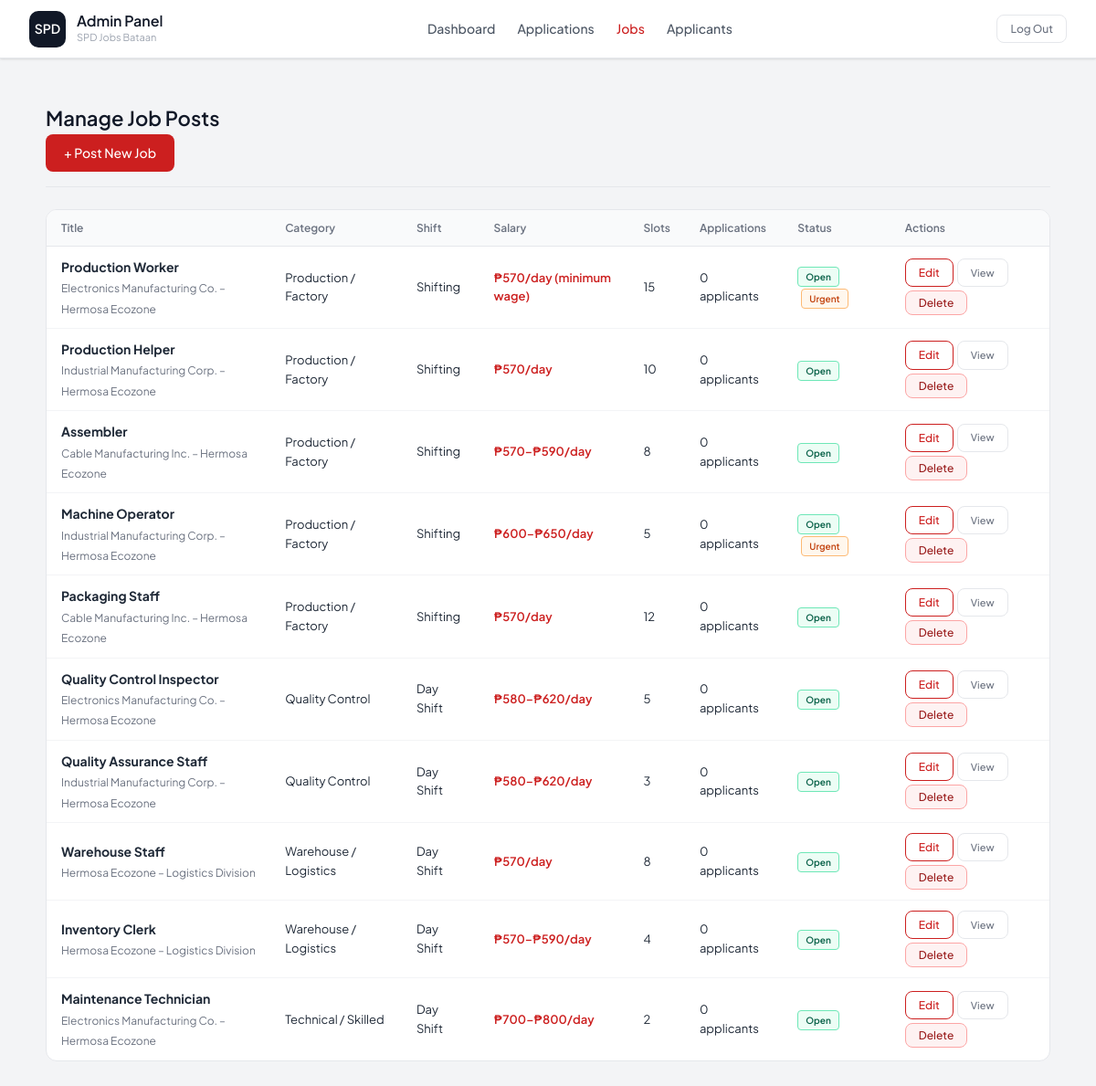
The page /admin/jobs.php (signed in) on the database its author committed.
### tables this page shows
CREATE TABLE jobs (
    id INT AUTO_INCREMENT PRIMARY KEY,
    category_id INT,
    title VARCHAR(150) NOT NULL,
    company VARCHAR(150),
    location VARCHAR(200) DEFAULT 'Hermosa Ecozone, Bataan',
    shift ENUM('Day Shift','Night Shift','Shifting','Any') DEFAULT 'Shifting',
    employment_type ENUM('Contract','Project-based','Regular') DEFAULT 'Contract',
    salary_min DECIMAL(10,2),
    salary_max DECIMAL(10,2),
    salary_display VARCHAR(100),
    slots INT DEFAULT 1,
    description TEXT,
    responsibilities TEXT,
    requirements TEXT,
    benefits TEXT,
    experience_required TINYINT(1) DEFAULT 0,
    accepts_fresh_grad TINYINT(1) DEFAULT 1,
    is_urgent TINYINT(1) DEFAULT 0,
    is_featured TINYINT(1) DEFAULT 0,
    status ENUM('open','closed','paused') DEFAULT 'open',
    deadline DATE,
    created_by INT,
    created_at TIMESTAMP DEFAULT CURRENT_TIMESTAMP,
    updated_at TIMESTAMP DEFAULT CURRENT_TIMESTAMP ON UPDATE CURRENT_TIMESTAMP,
    FOREIGN KEY (category_id) REFERENCES job_categories(id) ON DELETE SET NULL,
    FOREIGN KEY (created_by) REFERENCES admins(id) ON DELETE SET NULL
);

CREATE TABLE job_categories (
    id INT AUTO_INCREMENT PRIMARY KEY,
    name VARCHAR(100) NOT NULL,
    description TEXT,
    created_at TIMESTAMP DEFAULT CURRENT_TIMESTAMP
);

### admin/jobs.php (the view, shortened to what this page needs)
<?php
$db = getDB();
$editJob = null;
$showForm = isset($_GET['action']) && $_GET['action']==='new' || $editJob;
$jobs = $db->query("SELECT j.*, c.name as cat_name, COUNT(a.id) as app_count FROM jobs j LEFT JOIN job_categories c ON j.category_id=c.id LEFT JOIN applications a ON j.id=a.job_id GROUP BY j.id ORDER BY j.created_at DESC");
$categories = $db->query("SELECT * FROM job_categories ORDER BY name");
?>
<!DOCTYPE html>
<html lang="en">
<head>
    <link rel="stylesheet" href="<?= SITE_URL ?>/assets/css/style.css">
</head>
<body>
<nav class="navbar">
    <div class="nav-logo">
        <div class="nav-logo-box" style="background:var(--gray-900);"><span>SPD</span></div>
        <div><div class="nav-brand-name">Admin Panel</div><div class="nav-brand-sub">SPD Jobs Bataan</div></div>
    </div>
    <div class="nav-links">
        <a href="index.php">Dashboard</a>
        <a href="applications.php">Applications</a>
        <a href="jobs.php" style="color:var(--red);">Jobs</a>
        <a href="users.php">Applicants</a>
    </div>
    <a href="logout.php" class="btn btn-sm" style="border:1px solid var(--gray-200);color:var(--gray-500);font-size:12px;">Log Out</a>
</nav>
<div class="container page-wrap">
    <?php if ($showForm): ?>
    <div class="page-header">
        <h1><?= $editJob ? 'Edit Job Post' : 'Create New Job Post' ?></h1>
        <a href="jobs.php" class="btn btn-secondary">← Back to Job List</a>
    </div>
    <form method="POST">
        <input type="hidden" name="action" value="save_job">
        <input type="hidden" name="job_id" value="<?= $editJob['id'] ?? 0 ?>">
        <div class="card">
            <div class="form-section-title">Basic Information</div>
            <div class="form-grid">
                <div class="form-group">
                    <label class="form-label">Job Title <span class="required">*</span></label>
                    <input type="text" name="title" class="form-control" value="<?= htmlspecialchars($editJob['title'] ?? '') ?>" required>
                </div>
                <div class="form-group">
                    <label class="form-label">Company / Deployment Site</label>
                    <input type="text" name="company" class="form-control" value="<?= htmlspecialchars($editJob['company'] ?? '') ?>" placeholder="e.g. Hermosa Ecozone — Electronics Mfg.">
                </div>
                <div class="form-group">
                    <label class="form-label">Category</label>
                    <select name="category_id" class="form-control">
                        <option value="">Select category</option>
                        <?php $categories->data_seek(0); while ($cat = $categories->fetch_assoc()): ?>
                            <option value="<?= $cat['id'] ?>" <?= ($editJob['category_id'] ?? 0)==$cat['id']?'selected':'' ?>><?= htmlspecialchars($cat['name']) ?></option>
                        <?php endwhile; ?>
                    </select>
                </div>
                <div class="form-group">
                    <label class="form-label">Number of Slots</label>
                    <input type="number" name="slots" class="form-control" value="<?= $editJob['slots'] ?? 1 ?>" min="1">
                </div>
                <div class="form-group">
                    <label class="form-label">Shift</label>
                    <select name="shift" class="form-control">
                        <?php foreach(['Day Shift','Night Shift','Shifting','Any'] as $s): ?>
                            <option value="<?=$s?>" <?= ($editJob['shift']??'')==$s?'selected':'' ?>><?=$s?></option>
                        <?php endforeach; ?>
                    </select>
                </div>
                <div class="form-group">
                    <label class="form-label">Employment Type</label>
                    <select name="employment_type" class="form-control">
                        <?php foreach(['Contract','Project-based','Regular'] as $t): ?>
                            <option value="<?=$t?>" <?= ($editJob['employment_type']??'')==$t?'selected':'' ?>><?=$t?></option>
                        <?php endforeach; ?>
                    </select>
                </div>
                <div class="form-group">
                    <label class="form-label">Min Salary (₱/day)</label>
                    <input type="number" name="salary_min" class="form-control" value="<?= $editJob['salary_min'] ?? '' ?>" step="0.01">
                </div>
                <div class="form-group">
                    <label class="form-label">Max Salary (₱/day)</label>
                    <input type="number" name="salary_max" class="form-control" value="<?= $editJob['salary_max'] ?? '' ?>" step="0.01">
                </div>
                <div class="form-group form-full">
                    <label class="form-label">Salary Display Text</label>
                    <input type="text" name="salary_display" class="form-control" value="<?= htmlspecialchars($editJob['salary_display'] ?? '') ?>" placeholder="e.g. ₱570/day (minimum wage)">
                </div>
                <div class="form-group">
                    <label class="form-label">Application Deadline</label>
                    <input type="date" name="deadline" class="form-control" value="<?= $editJob['deadline'] ?? '' ?>">
                </div>
                <div class="form-group">
                    <label class="form-label">Status</label>
                    <select name="status" class="form-control">
                        <option value="open" <?= ($editJob['status']??'open')=='open'?'selected':'' ?>>Open</option>
                        <option value="closed" <?= ($editJob['status']??'')=='closed'?'selected':'' ?>>Closed</option>
                        <option value="paused" <?= ($editJob['status']??'')=='paused'?'selected':'' ?>>Paused</option>
                    </select>
                </div>
            </div>
            <div style="display:flex;gap:1.5rem;flex-wrap:wrap;margin-top:0.75rem;">
                <label style="display:flex;align-items:center;gap:6px;font-size:14px;cursor:pointer;">
                    <input type="checkbox" name="experience_required" <?= !empty($editJob['experience_required'])?'checked':'' ?>> Experience Required
                </label>
                <label style="display:flex;align-items:center;gap:6px;font-size:14px;cursor:pointer;">
                    <input type="checkbox" name="accepts_fresh_grad" <?= ($editJob['accepts_fresh_grad']??1)?'checked':'' ?>> Accepts Fresh Graduates
                </label>
                <label style="display:flex;align-items:center;gap:6px;font-size:14px;cursor:pointer;">
                    <input type="checkbox" name="is_urgent" <?= !empty($editJob['is_urgent'])?'checked':'' ?>> Urgent Hiring
                </label>
                <label style="display:flex;align-items:center;gap:6px;font-size:14px;cursor:pointer;">
                    <input type="checkbox" name="is_featured" <?= !empty($editJob['is_featured'])?'checked':'' ?>> Featured on Homepage
                </label>
            </div>
        </div>
        <div class="card">
            <div class="form-section-title">Job Description</div>
            <div class="form-group mb-2"><label class="form-label">Description</label><textarea name="description" class="form-control" rows="4" placeholder="Brief description of the job..."><?= htmlspecialchars($editJob['description'] ?? '') ?></textarea></div>
            <div class="form-group mb-2"><label class="form-label">Responsibilities (one per line, use • bullet)</label><textarea name="responsibilities" class="form-control" rows="5"><?= htmlspecialchars($editJob['responsibilities'] ?? '') ?></textarea></div>
            <div class="form-group mb-2"><label class="form-label">Requirements (one per line, use • bullet)</label><textarea name="requirements" class="form-control" rows="5"><?= htmlspecialchars($editJob['requirements'] ?? '') ?></textarea></div>
            <div class="form-group"><label class="form-label">Benefits (one per line)</label><textarea name="benefits" class="form-control" rows="4"><?= htmlspecialchars($editJob['benefits'] ?? '') ?></textarea></div>
        </div>
        <div class="flex justify-end gap-2 mt-2">
            <a href="jobs.php" class="btn btn-secondary">Cancel</a>
            <button type="submit" class="btn btn-primary"><?= $editJob ? 'Update Job Post' : 'Create Job Post' ?></button>
        </div>
    </form>
    <?php else: ?>
    <div class="page-header">
        <h1>Manage Job Posts</h1>
        <a href="jobs.php?action=new" class="btn btn-primary">+ Post New Job</a>
    </div>
    <div class="table-wrap">
        <table class="data-table">
            <thead><tr><th>Title</th><th>Category</th><th>Shift</th><th>Salary</th><th>Slots</th><th>Applications</th><th>Status</th><th>Actions</th></tr></thead>
            <tbody>
            <?php while ($job = $jobs->fetch_assoc()): ?>
            <tr>
                <td><strong><?= htmlspecialchars($job['title']) ?></strong><br><span class="text-xs text-muted"><?= htmlspecialchars($job['company']) ?></span></td>
                <td class="text-sm"><?= htmlspecialchars($job['cat_name'] ?? '—') ?></td>
                <td class="text-sm"><?= $job['shift'] ?></td>
                <td class="text-sm" style="color:var(--red);font-weight:600;"><?= htmlspecialchars($job['salary_display']) ?></td>
                <td class="text-sm"><?= $job['slots'] ?></td>
                <td class="text-sm"><?= $job['app_count'] ?> applicant<?= $job['app_count']!=1?'s':'' ?></td>
                <td>
                    <?php if ($job['status']=='open'): ?><span class="badge badge-open">Open</span>
                    <?php elseif($job['status']=='closed'): ?><span class="badge" style="background:#FEF2F2;color:#991B1B;border:1px solid #FCA5A5;">Closed</span>
                    <?php else: ?><span class="badge" style="background:var(--amber-light);color:#92620A;border:1px solid #FDE68A;">Paused</span><?php endif; ?>
                    <?php if ($job['is_urgent']): ?><span class="badge badge-urgent" style="margin-left:4px;">Urgent</span><?php endif; ?>
                </td>
                <td>
                    <div class="action-btns">
                        <a href="jobs.php?edit=<?= $job['id'] ?>" class="btn btn-sm btn-secondary">Edit</a>
                        <a href="../job-detail.php?id=<?= $job['id'] ?>" target="_blank" class="btn btn-sm" style="border:1px solid var(--gray-200);color:var(--gray-500);font-size:11px;">View</a>
                        <form method="POST" style="display:inline;" onsubmit="return confirm('Delete this job post? This will also delete all applications for it.');">
                            <button type="submit" class="btn btn-sm btn-danger">Delete</button>
                        </form>
                    </div>
                </td>
            </tr>
            <?php endwhile; ?>
            </tbody>
        </table>
    </div>
    <?php endif; ?>
</div>
</body>
</html>

### assets/css/style.css (style rules this page uses)
:root { --red: #CC1F1F; --red-dark: #8B1414; --red-mid: #E24B4A; --red-light: #FCEBEB; --red-lighter: #FEF2F2; --white: #FFFFFF; --gray-50: #F9FAFB; --gray-100: #F3F4F6; --gray-200: #E5E7EB; --gray-300: #D1D5DB; --gray-400: #9CA3AF; --gray-500: #6B7280; --gray-600: #4B5563; --gray-700: #374151; --gray-800: #1F2937; --gray-900: #111827; --green: #059669; --green-light: #ECFDF5; --amber: #D97706; --amber-light: #FFFBEB; --blue: #2563EB; --blue-light: #EFF6FF; --purple: #7C3AED; --purple-light: #F5F3FF; --radius: 12px; --radius-sm: 8px; --shadow: 0 1px 3px rgba(0,0,0,0.08), 0 1px 2px rgba(0,0,0,0.05); --shadow-md: 0 4px 6px rgba(0,0,0,0.07), 0 2px 4px rgba(0,0,0,0.05); }
*,*::before,*::after { box-sizing: border-box; margin: 0; padding: 0; }
html { scroll-behavior: smooth; }
body { font-family: 'Plus Jakarta Sans', sans-serif; background: var(--gray-100); color: var(--gray-800); font-size: 15px; line-height: 1.6; min-height: 100vh; }
a { color: var(--red); text-decoration: none; }
.navbar { background: var(--white); border-bottom: 1px solid var(--gray-200); padding: 0 2rem; display: flex; align-items: center; justify-content: space-between; height: 64px; position: sticky; top: 0; z-index: 100; box-shadow: var(--shadow); }
.nav-logo { display: flex; align-items: center; gap: 12px; }
.nav-logo-box { width: 40px; height: 40px; background: var(--red); border-radius: 10px; display: flex; align-items: center; justify-content: center; }
.nav-logo-box span { color: var(--white); font-weight: 600; font-size: 14px; }
.nav-brand-name { font-weight: 600; font-size: 16px; color: var(--gray-900); line-height: 1.2; }
.nav-brand-sub { font-size: 11px; color: var(--gray-400); }
.nav-links { display: flex; align-items: center; gap: 24px; }
.nav-links a { font-size: 14px; color: var(--gray-600); font-weight: 500; }
.btn { display: inline-flex; align-items: center; justify-content: center; gap: 6px; padding: 9px 20px; border-radius: var(--radius-sm); font-size: 14px; font-weight: 500; cursor: pointer; border: none; transition: all 0.15s; font-family: inherit; }
.btn-primary { background: var(--red); color: var(--white); }
.btn-secondary { background: var(--white); color: var(--red); border: 1.5px solid var(--red); }
.btn-sm { padding: 5px 14px; font-size: 12px; }
.btn-danger { background: #FEF2F2; color: #991B1B; border: 1px solid #FCA5A5; }
.container { max-width: 1100px; margin: 0 auto; padding: 0 1.5rem; }
.badge { display: inline-block; font-size: 10px; font-weight: 600; padding: 2px 8px; border-radius: 4px; }
.badge-urgent { background: #FFF7ED; color: #C2410C; border: 1px solid #FDBA74; }
.badge-open { background: var(--green-light); color: #065F46; border: 1px solid #6EE7B7; }
.table-wrap { border-radius: var(--radius); border: 1px solid var(--gray-200); overflow: hidden; background: var(--white); }
table.data-table { width: 100%; border-collapse: collapse; font-size: 14px; }
table.data-table th { padding: 10px 16px; text-align: left; font-size: 12px; font-weight: 600; color: var(--gray-500); background: var(--gray-50); border-bottom: 1px solid var(--gray-200); }
table.data-table td { padding: 11px 16px; border-bottom: 1px solid var(--gray-100); vertical-align: middle; }
table.data-table tr:last-child td { border-bottom: none; }
.page-header { padding: 1.5rem 0 1rem; margin-bottom: 1.5rem; border-bottom: 1px solid var(--gray-200); }
.page-header h1 { font-size: 22px; font-weight: 600; color: var(--gray-900); }
.text-muted { color: var(--gray-500); }
.text-sm { font-size: 13px; }
.text-xs { font-size: 12px; }
.page-wrap { padding: 1.5rem 0 3rem; }
.action-btns { display: flex; gap: 4px; flex-wrap: wrap; }

### rows shown on the page
jobs: title "Production Worker", company "Electronics Manufacturing Co. – Hermosa Ecozone", category.name "Production / Factory", shift "Shifting", salary_display "₱570/day (minimum wage)", slots "15", app_count "0", status "Open", is_urgent "Urgent"
jobs: title "Production Helper", company "Industrial Manufacturing Corp. – Hermosa Ecozone", category.name "Production / Factory", shift "Shifting", salary_display "₱570/day", slots "10", app_count "0", status "Open"
jobs: title "Assembler", company "Cable Manufacturing Inc. – Hermosa Ecozone", category.name "Production / Factory", shift "Shifting", salary_display "₱570–₱590/day", slots "8", app_count "0", status "Open"
jobs: title "Machine Operator", company "Industrial Manufacturing Corp. – Hermosa Ecozone", category.name "Production / Factory", shift "Shifting", salary_display "₱600–₱650/day", slots "5", app_count "0", status "Open", is_urgent "Urgent"
jobs: title "Packaging Staff", company "Cable Manufacturing Inc. – Hermosa Ecozone", category.name "Production / Factory", shift "Shifting", salary_display "₱570/day", slots "12", app_count "0", status "Open"
jobs: title "Quality Control Inspector", company "Electronics Manufacturing Co. – Hermosa Ecozone", category.name "Quality Control", shift "Day Shift", salary_display "₱580–₱620/day", slots "5", app_count "0", status "Open"
jobs: title "Quality Assurance Staff", company "Industrial Manufacturing Corp. – Hermosa Ecozone", category.name "Quality Control", shift "Day Shift", salary_display "₱580–₱620/day", slots "3", app_count "0", status "Open"
jobs: title "Warehouse Staff", company "Hermosa Ecozone – Logistics Division", category.name "Warehouse / Logistics", shift "Day Shift", salary_display "₱570/day", slots "8", app_count "0", status "Open"
jobs: title "Inventory Clerk", company "Hermosa Ecozone – Logistics Division", category.name "Warehouse / Logistics", shift "Day Shift", salary_display "₱570–₱590/day", slots "4", app_count "0", status "Open"
jobs: title "Maintenance Technician", company "Electronics Manufacturing Co. – Hermosa Ecozone", category.name "Technical / Skilled", shift "Day Shift", salary_display "₱700–₱800/day", slots "2", app_count "0", status "Open"
